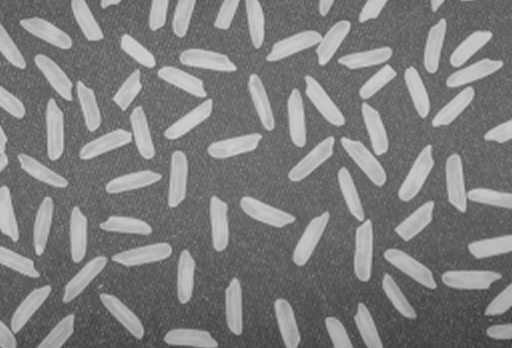
#> input picture rice.png, 512 x 348 px, found by its file name
$ python ex4_binary_vision.py   (older library calls are emulated)
#> lines starting #> are read from the running program, lines starting #| are printed output that depends on the picture; after the words box and inside, x2 and y2 are one past the last pixel; in counts of white or black regions, pixels touching at a corner belong together
import numpy as np
import cv2

img = cv2.imread('rice.png')
#> img is the input picture: shape (348, 512, 3); min 52, max 214, mean 124.8
gray = cv2.cvtColor(img, cv2.COLOR_BGR2GRAY)
_, otsu = cv2.threshold(gray, 200, 255, cv2.THRESH_BINARY + cv2.THRESH_OTSU)
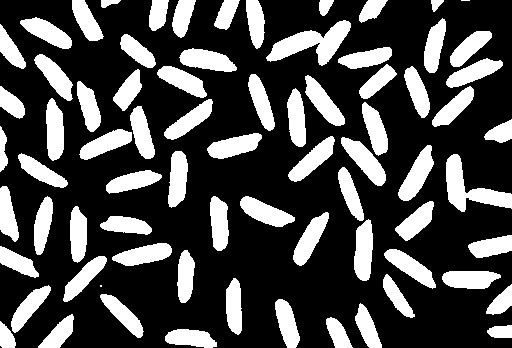
#> otsu: shape (348, 512); 29.1% white; 75 white regions (2 under 20 px), largest, box (x1, y1, x2, y2) and area: (266, 20, 351, 66) 1672, (446, 154, 512, 212) 1510, (341, 137, 386, 186) 951

kernel = np.ones((6, 6), np.uint8)
eroded = cv2.erode(otsu, kernel)
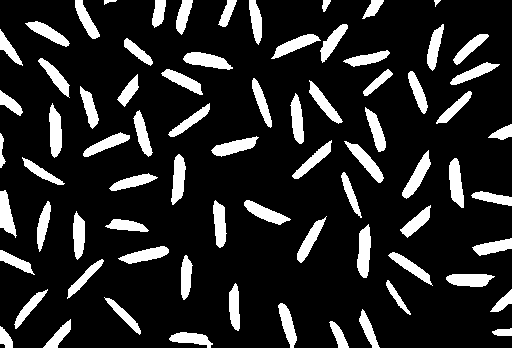
#> eroded: shape (348, 512); 15.4% white; 75 white regions, largest, box (x1, y1, x2, y2) and area: (357, 224, 371, 278) 550, (183, 52, 233, 70) 533, (49, 103, 62, 158) 525

analysis = cv2.connectedComponentsWithStats(eroded, 10, cv2.CV_32S)
labels, labelIds, values, centroid = analysis
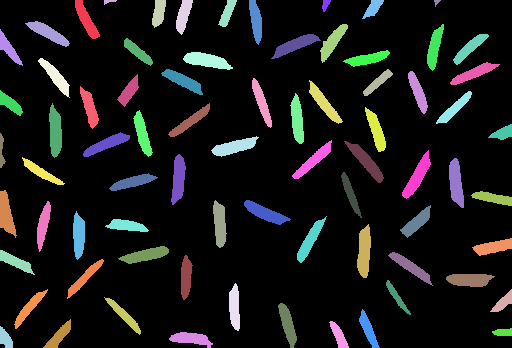
#> labelIds: shape (348, 512) int32; 76 distinct labels, from 0 to 75; one colour per label, 0 black
#> labels = 76; values = 76 rows, first 6: [0, 0, 512, 348, 150692], [75, 0, 25, 39, 403], [104, 0, 13, 5, 34], [152, 0, 14, 28, 279], [176, 0, 17, 35, 345], [218, 0, 19, 27, 247]; centroid = 76 pairs, first value 1.27 to 502.7, second value 1.03 to 338.4
print(labels)
#| 76

cv2.imshow('', cv2.resize(eroded, (0, 0), fx=2, fy=2))
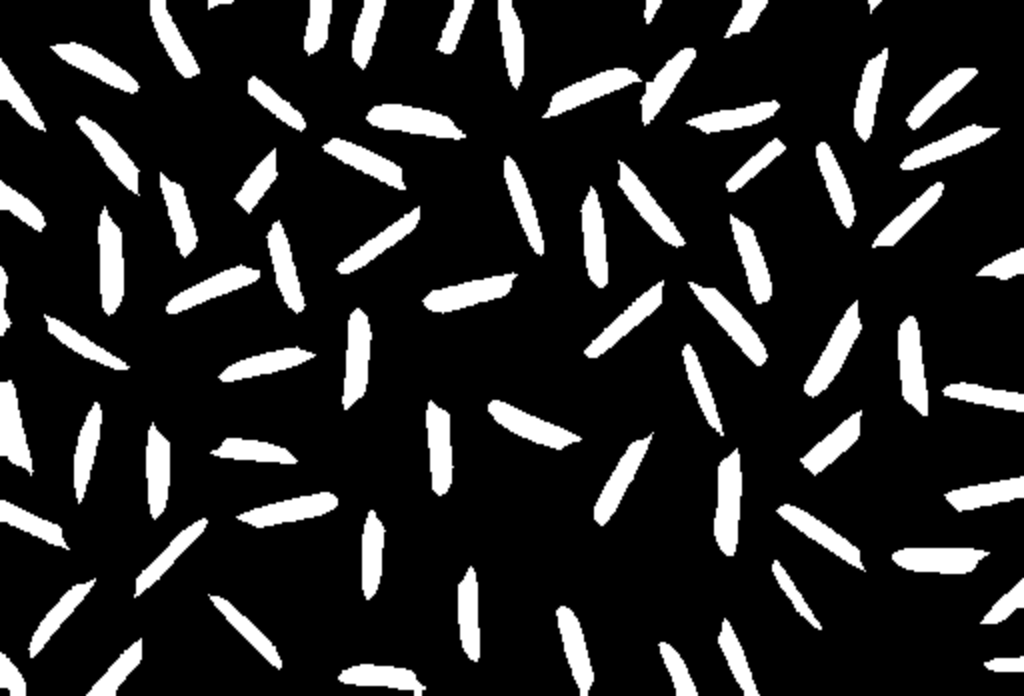
#> window '': shape (696, 1024); min 0, max 255, mean 39.3
cv2.waitKey(0)

$ run again, with sunflower.jpg saved as rice.png
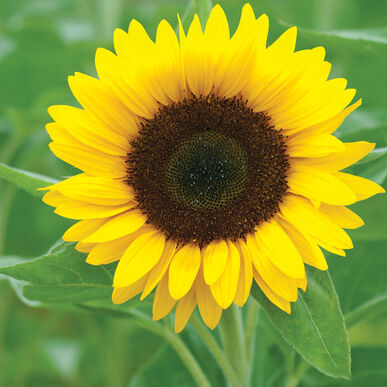
#> input picture sunflower.jpg, 387 x 387 px, found by its file name
#> img is the input picture: shape (387, 387, 3); mean B, G, R 44.3, 154.5, 143.2
#> otsu: shape (387, 387); 38.3% white; 92 white regions (82 under 20 px), largest, box (x1, y1, x2, y2) and area: (0, 0, 387, 379) 55112, (312, 19, 387, 43) 595, (50, 347, 76, 371) 454
#> eroded: shape (387, 387); 29% white; 20 white regions (10 under 20 px), largest, box (x1, y1, x2, y2) and area: (46, 0, 380, 325) 42165, (63, 24, 94, 39) 364, (54, 350, 73, 369) 231
#> `labels, labelIds, values, centroid = analysis`:
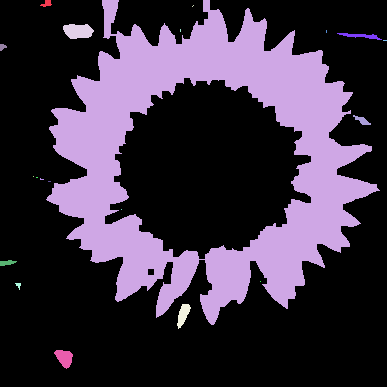
#> labelIds: shape (387, 387) int32; 21 distinct labels, from 0 to 20; one colour per label, 0 black
#> labels = 21; values = 21 rows, first 6: [0, 0, 387, 387, 106406], [40, 0, 12, 7, 49], [46, 0, 334, 325, 42165], [192, 5, 2, 2, 2], [63, 24, 31, 15, 364], [180, 29, 1, 3, 3]; centroid = 21 rows, first 8: [188, 207.7], [46.39, 3.12], [207.3, 156.8], [192.5, 5.5], [77.66, 30.74], [180, 30], [326, 31], [360.2, 35.45]
#| 21
#> `cv2.imshow('', cv2.resize(eroded, (0, 0), fx=2, fy=2))`:
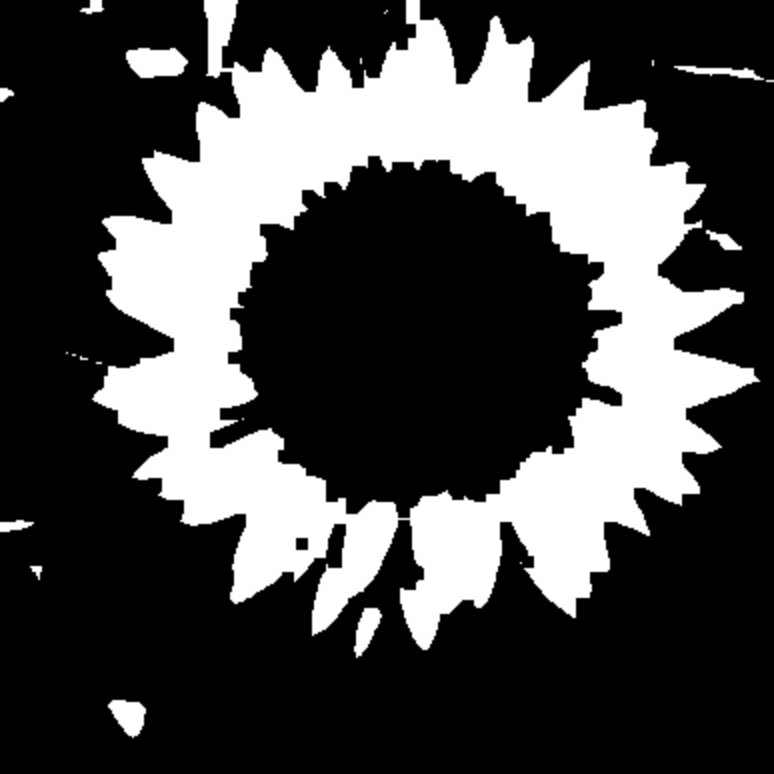
#> window '': shape (774, 774); min 0, max 255, mean 73.8
